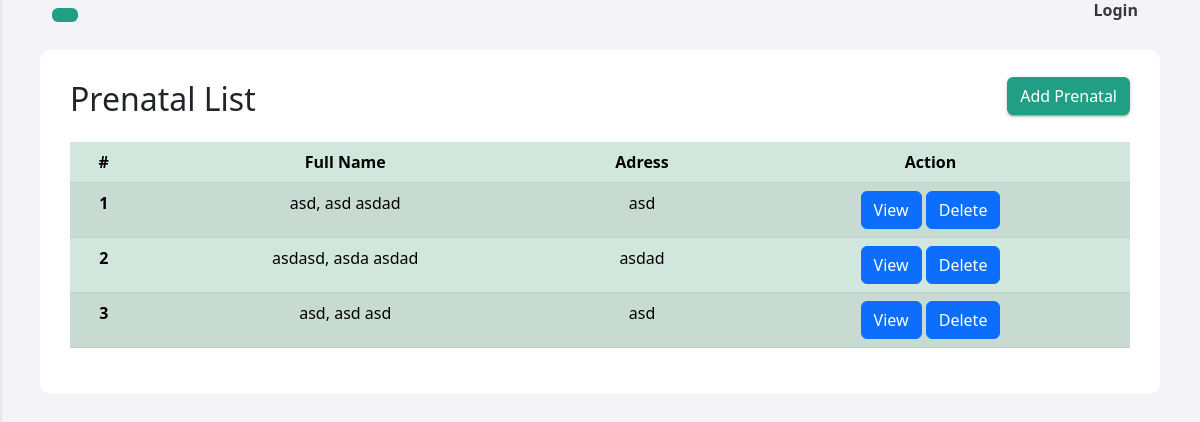
/prenatal.php (signed in), run on the app's committed database.
### tables this page shows
CREATE TABLE `patients` (
  `id` int(11) NOT NULL,
  `fname` varchar(255) NOT NULL,
  `mname` varchar(255) NOT NULL,
  `lname` varchar(255) NOT NULL,
  `contact` varchar(255) NOT NULL,
  `address` text NOT NULL,
  `fclt_id` int(11) NOT NULL
);

### includes/prenatal_functions.inc.php (called while the page is built, shortened)
<?php
include 'db_conn.php';
function getAllPatients() {
    global $conn, $fclt_id;
    $sql = "SELECT * FROM patients WHERE fclt_id = $fclt_id";
    $result = mysqli_query($conn, $sql);
    if ($result) {
        $patients = mysqli_fetch_all($result, MYSQLI_ASSOC);
        return $patients;
    } else {
        echo "Error executing query: " . mysqli_error($conn);
    }
    return array();
}

### prenatal.php (the view, shortened to what this page needs)
<?php
include_once 'header.php';
include_once 'includes/prenatal_functions.inc.php';
$patients = getAllPatients();
?>
<div class="feed">
<div class="head">
<h2 class="left-heading mb-4">Prenatal List</h2>
<button type="button" class="right-button btn" data-bs-toggle="modal" data-bs-target="#staticBackdrop">Add Prenatal</button>
</div>
  <table class="table table-success table-striped" id="table" style="text-align: center">
  <thead>
    <tr>
      <th scope="col">#</th>
      <th scope="col">Full Name</th>
      <th scope="col">Adress</th>
      <th scope="col">Action</th>
    </tr>
  </thead>
  <tbody>
        <?php
        foreach ($patients as $key => $patients) {
            $id = $patients['id'];
            $fname = $patients['fname'];
            $mname = $patients['mname'];
            $lname = $patients['lname'];
            $address = $patients['address'];
            echo "<tr>";
            echo "<th scope='row'>" . ($key + 1) . "</th>";
            echo "<td>$lname, $fname $mname</td>";
            echo "<td>$address</td>";
            echo '<td>
            <a class="btn btn-primary" href="add_prenatal.php?id='.$id.'" role="button">View</a>
            <button type="button" class="btn btn-primary" value="'.$id.'" id= "deletePatient">Delete</button>
            </td>';
            echo "</tr>";
        }
        ?>
            </tbody>
</table>
      </div>
    <?php
include_once 'footer.php'
?>

### css/style.css (style rules this page uses)
body { margin: 0; font-family: -apple-system, BlinkMacSystemFont, "Segoe UI", Roboto, "Helvetica Neue", Arial, "Noto Sans", sans-serif, "Apple Color Emoji", "Segoe UI Emoji", "Segoe UI Symbol", "Noto Color Emoji"; font-size: 1rem; font-weight: 400; line-height: 1.5; color: #212529; text-align: left; background-color: #fff; }
.head { display: flex; justify-content: space-between; align-items: center; }
.feed { background-color: #ffffff; padding: 30px; border-radius: 10px; margin-bottom: 30px; }
.head .btn { margin-top: -30px; background-color: #209f85; color: #fff; text-decoration: none; box-shadow: rgba(0, 0, 0, 0.2) 0 3px 1px -2px, rgba(0, 0, 0, 0.14) 0 2px 2px 0, rgba(0, 0, 0, 0.12) 0 1px 5px 0; }
a.btn.btn-primary { text-decoration: none; }

### data on the page
patients: lname "asd", fname "asd", mname "asdad", address "asd", $id 28 (drawn)
patients: lname "asdasd", fname "asda", mname "asdad", address "asdad", $id 31 (drawn)
patients: lname "asd", fname "asd", mname "asd", address "asd", $id 34 (drawn)
